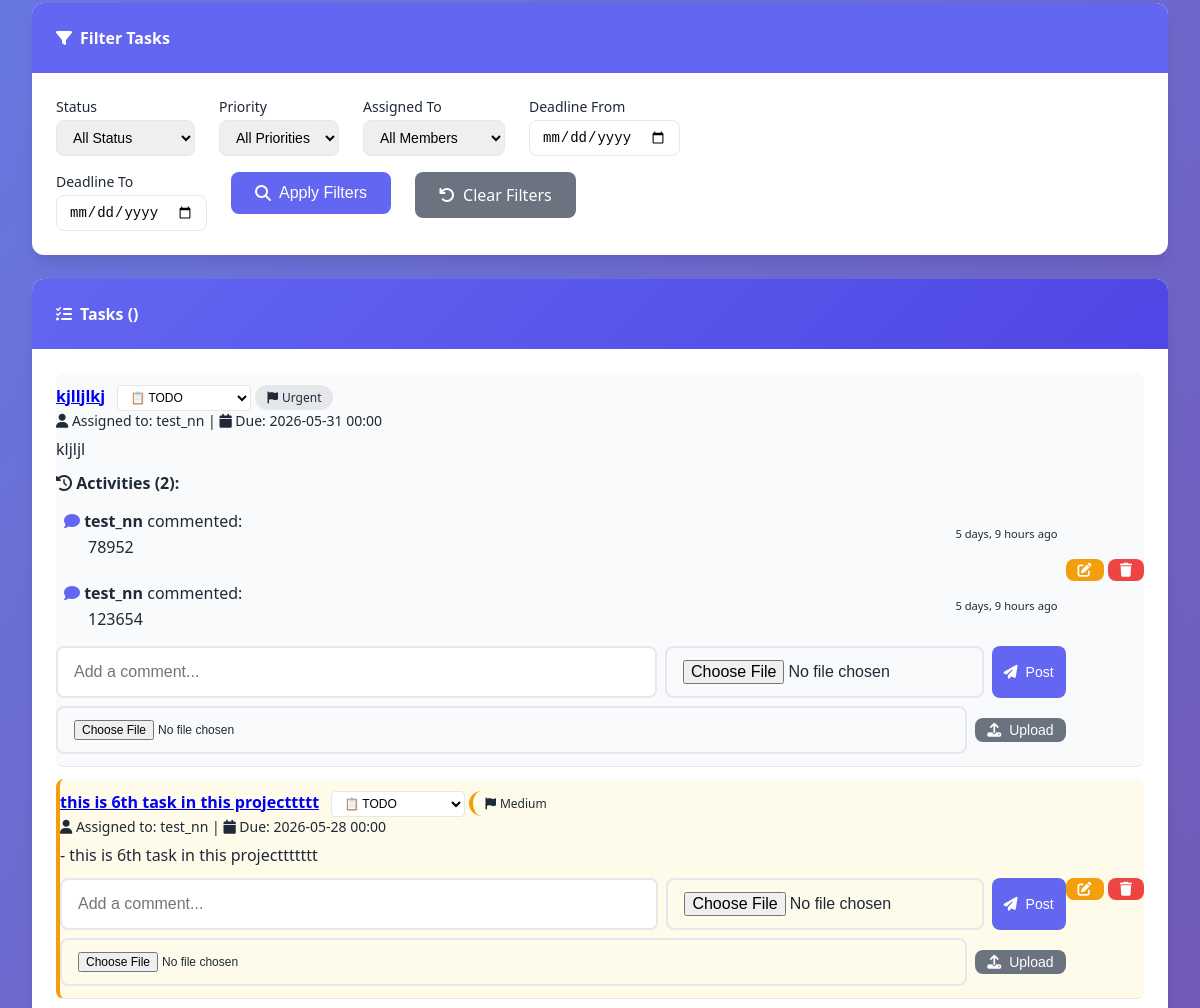
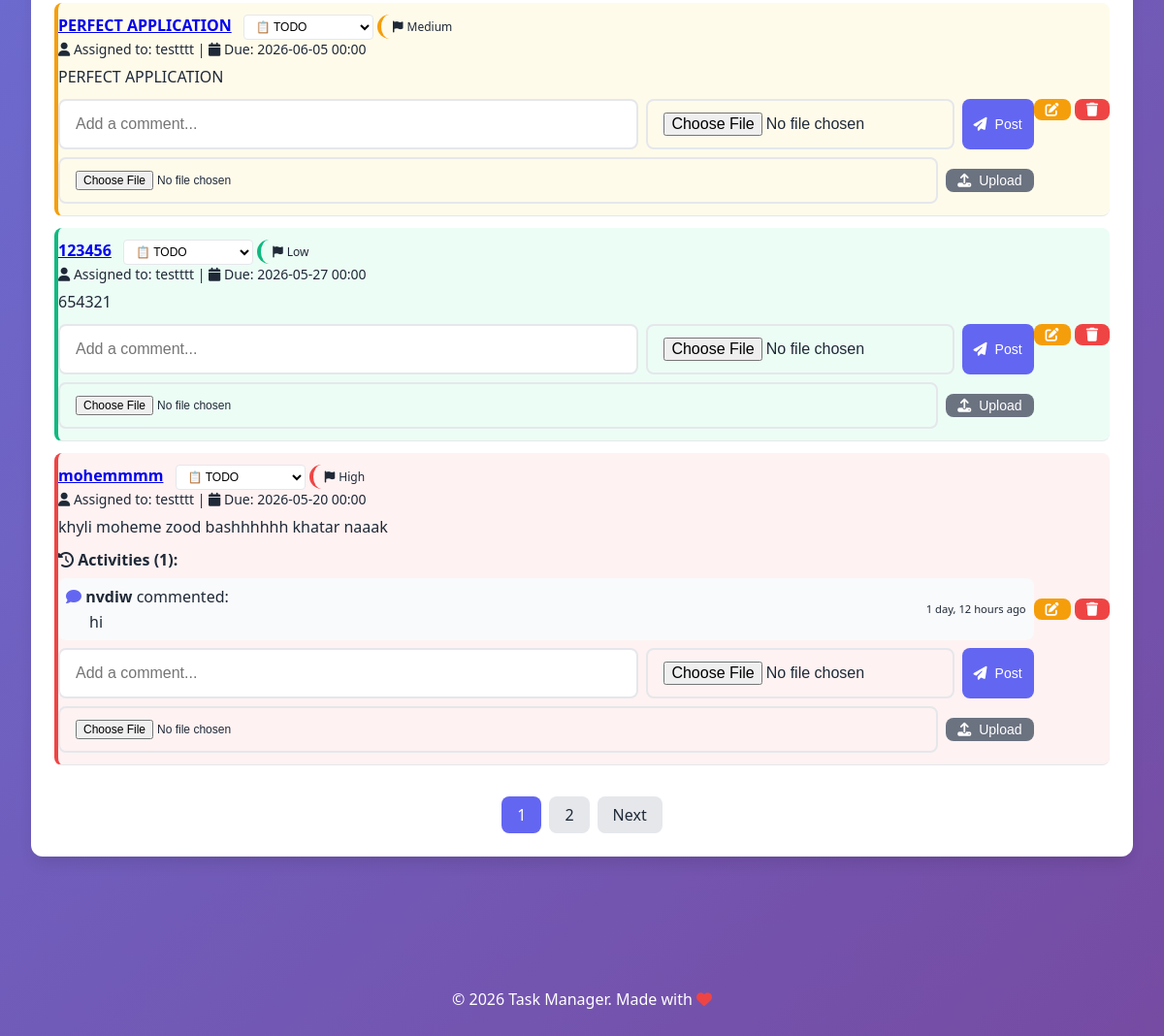
The page /projects/1/ (signed in, lower part) on the database as committed earlier (2 pictures, top to bottom).
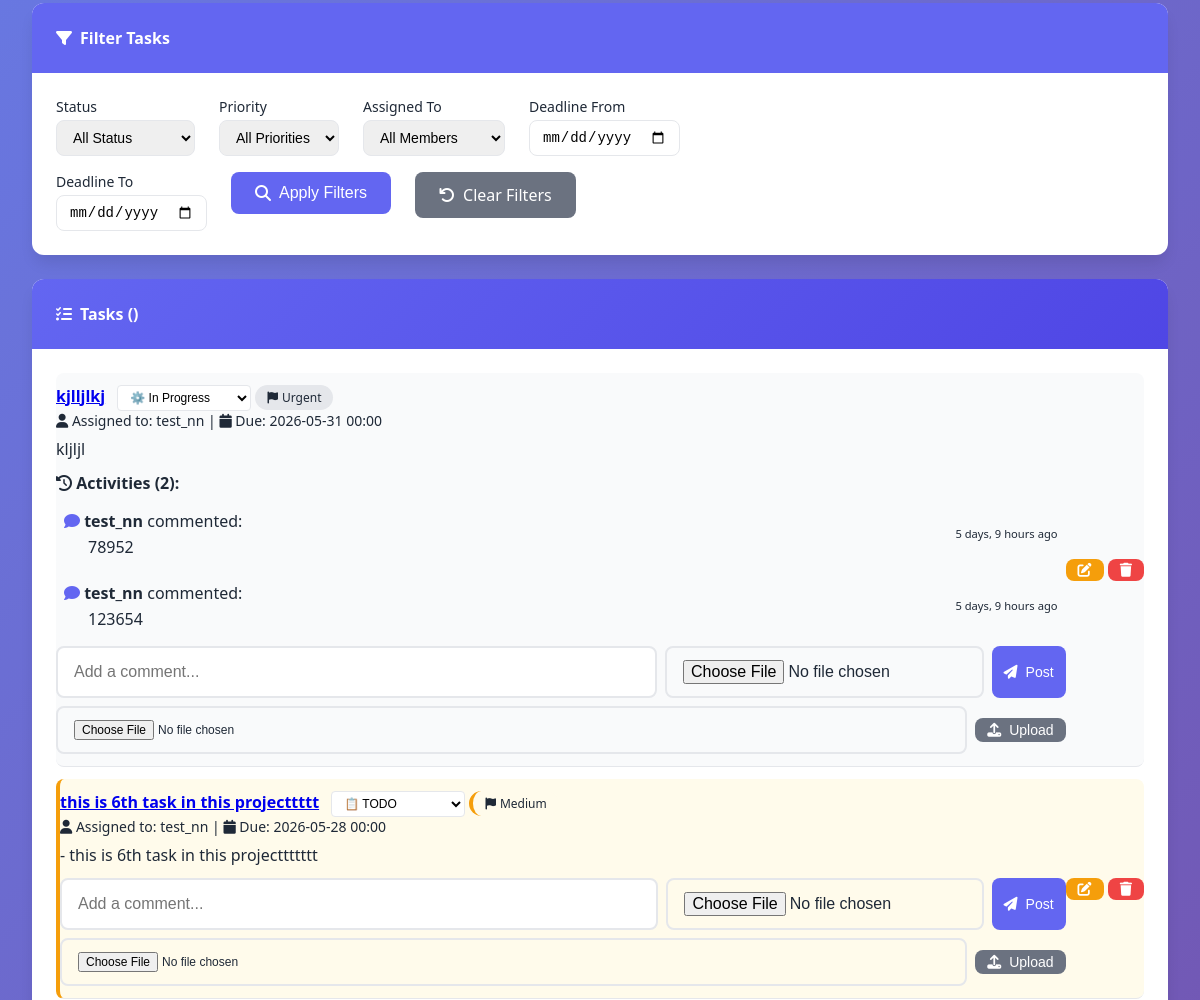
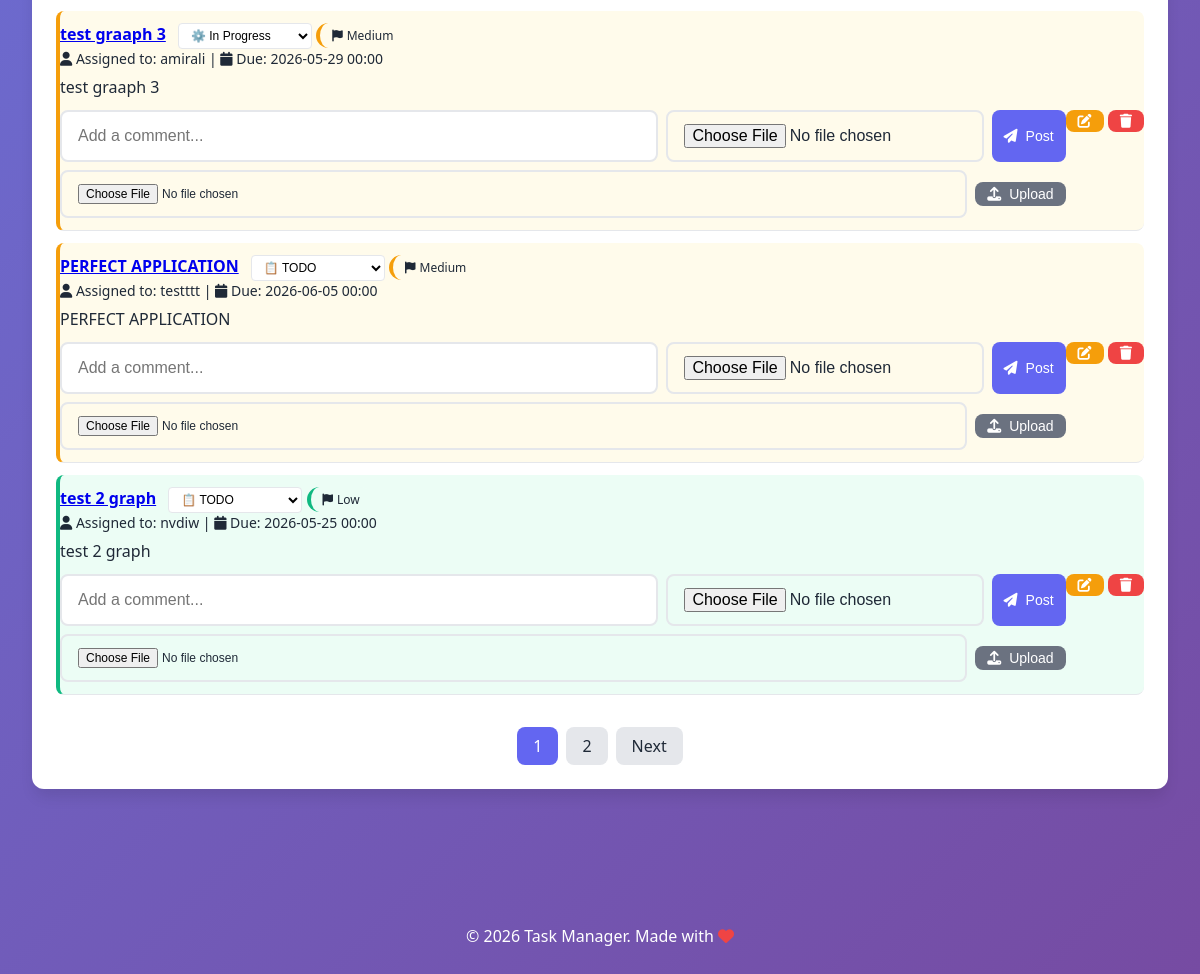
The same page on the database as committed later (2 pictures, top to bottom).
### tasks/models.py (models this page shows, shortened)
class Task(models.Model):
    class Status(models.TextChoices):
        TODO = 'TODO', 'To Do'
        IN_PROGRESS = 'IN_PROGRESS', 'In Progress'
        DONE = 'DONE', 'Done'
    class Priority(models.TextChoices):
        LOW = 'LOW', 'Low'
        MEDIUM = 'MEDIUM', 'Medium'
        HIGH = 'HIGH', 'High'
        URGENT = 'URGENT', 'Urgent'
    title = models.CharField(max_length=200, verbose_name="Task Title")
    description = models.TextField(verbose_name="Description", blank=True)
    project = models.ForeignKey(
        Project,
        on_delete=models.CASCADE,
        related_name='tasks',
        verbose_name="Related Project"
    )
    assigned_to = models.ForeignKey(
        User,
        on_delete=models.SET_NULL,
        null=True,
        blank=True,
        related_name='assigned_tasks',
        verbose_name="Assigned To"
    )
    created_by = models.ForeignKey(
        User,
        on_delete=models.CASCADE,
        related_name='created_tasks',
        verbose_name="Created By"
    )
    status = models.CharField(
        max_length=20,
        choices=Status.choices,
        default=Status.TODO,
        verbose_name="Status"
    )
    priority = models.CharField(
        max_length=20,
        choices=Priority.choices,
        default=Priority.MEDIUM,
        verbose_name="Priority"
    )
    deadline = models.DateTimeField(
        null=True,
        blank=True,
        verbose_name="Deadline"
    )
    created_at = models.DateTimeField(auto_now_add=True, verbose_name="Created At")
    updated_at = models.DateTimeField(auto_now=True, verbose_name="Last Updated")
    points_awarded = models.BooleanField(default=False)
    depends_on = models.ManyToManyField('self', symmetrical=False, blank=True, related_name='blocked_tasks')
    class Meta:
        verbose_name = "Task"
        verbose_name_plural = "Tasks"
        ordering = ['-priority', 'deadline']
    def get_activities(self):
        activities = []
        for comment in self.comments.all():
            activities.append({
                'type': 'comment',
                'date': comment.created_at,
                'data': comment,
                'author': comment.author,
                'text': comment.text
            })
        if hasattr(self, 'attachments'):
            for attachment in self.attachments.all():
                activities.append({
                    'type': 'attachment',
                    'date': attachment.uploaded_at,
                    'data': attachment,
                    'author': attachment.uploaded_by,
                    'filename': attachment.filename,
                    'file_url': attachment.file.url,
                    'file_size': attachment.file_size
                })
        activities.sort(key=lambda x: x['date'], reverse=True)
        return activities

class Comment(models.Model):
    task = models.ForeignKey(
        Task,
        on_delete=models.CASCADE,
        related_name='comments',
        verbose_name="Task"
    )
    author = models.ForeignKey(
        User,
        on_delete=models.CASCADE,
        related_name='comments',
        verbose_name="Author"
    )
    text = models.TextField(verbose_name="Comment Text")
    image = models.ImageField(upload_to='comment_images/%Y/%m/%d/', null=True, blank=True, verbose_name="Image")
    created_at = models.DateTimeField(auto_now_add=True, verbose_name="Created At")
    class Meta:
        verbose_name = "Comment"
        verbose_name_plural = "Comments"
        ordering = ['created_at']

### tasks/views.py (the view)
# urls.py: path('projects/<int:pk>/', views.project_detail, name='project_detail'),
@login_required
def project_detail(request, pk):
    project = get_object_or_404(Project, pk=pk)
    has_access = False
    if project.team:
        if request.user in project.team.members.all():
            has_access = True
    elif project.members.filter(id=request.user.id).exists():
        has_access = True
    if not has_access and request.user != project.created_by:
        messages.error(request, 'You do not have access to this project.')
        return redirect('tasks:project_list')
    status_filter = request.GET.get('status', '')
    priority_filter = request.GET.get('priority', '')
    assigned_filter = request.GET.get('assigned', '')
    deadline_from = request.GET.get('deadline_from', '')
    deadline_to = request.GET.get('deadline_to', '')
    assigned_username = ''
    if assigned_filter and assigned_filter != 'all' and assigned_filter != 'unassigned':
        try:
            assigned_user = User.objects.get(id=assigned_filter)
            assigned_username = assigned_user.username
        except User.DoesNotExist:
            assigned_username = ''
    tasks_list = project.tasks.all()
    if status_filter:
        tasks_list = tasks_list.filter(status=status_filter)
    if priority_filter:
        tasks_list = tasks_list.filter(priority=priority_filter)
    if assigned_filter and assigned_filter != 'all':
        if assigned_filter == 'unassigned':
            tasks_list = tasks_list.filter(assigned_to__isnull=True)
        else:
            tasks_list = tasks_list.filter(assigned_to__id=assigned_filter)
    if deadline_from:
        tasks_list = tasks_list.filter(deadline__gte=deadline_from)
    if deadline_to:
        tasks_list = tasks_list.filter(deadline__lte=deadline_to)
    for task in tasks_list:
        task.activities = task.get_activities()
    paginator = Paginator(tasks_list, 5)
    page_number = request.GET.get('page')
    tasks = paginator.get_page(page_number)
    users = project.members.all()
    context = {
        'project': project,
        'tasks': tasks,
        'users': users,
        'status_filter': status_filter,
        'priority_filter': priority_filter,
        'assigned_filter': assigned_filter,
        'assigned_username': assigned_username,
        'deadline_from': deadline_from,
        'deadline_to': deadline_to,
    }
    return render(request, 'tasks/project_detail.html', context)

### templates/tasks/project_detail.html (shortened to what the changed rows need)
{% extends 'base.html' %}
{% block content %}
<div class="card">
    <div class="card-body">
        {% if tasks %}
            {% for task in tasks %}
                <div id="task-{{ task.pk }}" class="task-item priority-{{ task.priority|lower }}">
                    <div style="flex: 1;">
                        <div>
                            <strong>
                                <a href="{% url 'tasks:task_edit' task.pk %}">{{ task.title }}</a>
                            </strong>
                            {% if user == task.assigned_to or user == project.created_by %}
                                <form method="post" action="{% url 'tasks:task_toggle_status' task.pk %}" style="display: inline-block; margin-left: 0.5rem;">
                                    <select name="status" class="form-select-sm" onchange="this.form.submit()">
                                        <option value="TODO" {% if task.status == 'TODO' %}selected{% endif %}>📋 TODO</option>
                                        <option value="IN_PROGRESS" {% if task.status == 'IN_PROGRESS' %}selected{% endif %}>⚙️ In Progress</option>
                                    </select>
                                </form>
                            {% else %}
                                <span class="status-badge status-{{ task.status|lower }}">
                                    <i class="fas fa-{% if task.status == 'TODO' %}circle{% elif task.status == 'IN_PROGRESS' %}spinner{% else %}check-circle{% endif %}"></i>
                                    {{ task.get_status_display }}
                                </span>
                            {% endif %}
                            <span class="badge priority-{{ task.priority|lower }}">
                                <i class="fas fa-flag"></i> {{ task.get_priority_display }}
                            </span>
                        </div>
                        <div class="text-muted" style="font-size: 0.875rem;">
                            <i class="fas fa-user"></i> Assigned to: {{ task.assigned_to.username|default:"Unassigned" }}
                            {% if task.deadline %}
                                | <i class="fas fa-calendar"></i> Due: {{ task.deadline|date:"Y-m-d H:i" }}
                            {% endif %}
                        </div>
                        {% if task.description %}
                            <div class="text-muted" style="margin-top: 0.5rem;">{{ task.description|truncatewords:15 }}</div>
                        {% endif %}
                        <div style="margin-top: 0.75rem;">
                            {% with activities=task.get_activities %}
                                {% if activities %}
                                    <div class="activities-list" style="margin-bottom: 0.5rem;">
                                        <strong><i class="fas fa-history"></i> Activities ({{ activities|length }}):</strong>
                                        <div style="margin-top: 0.5rem;">
                                            {% for activity in activities %}
                                                <div class="activity-item" style="background: var(--light); padding: 0.5rem; border-radius: 8px; margin-bottom: 0.5rem;">
                                                    <div style="display: flex; justify-content: space-between; align-items: center;">
                                                        <div>
                                                                {% if activity.type == 'comment' %}
                                                                <i class="fas fa-comment" style="color: #6366f1;"></i>
                                                                <strong>{{ activity.author.username }}</strong>
                                                                <span class="text-muted">commented:</span>
                                                                <p style="margin: 0.25rem 0 0 1.5rem;">{{ activity.text }}</p>
                                                            {% endif %}
                                                        </div>
                                                        <div class="text-muted" style="font-size: 0.7rem;">
                                                            {{ activity.date|timesince }} ago
                                                        </div>
                                                    </div>
                                                </div>
                                            {% endfor %}
                                        </div>
                                    </div>
                                {% endif %}
                            {% endwith %}
                            <form method="post" action="{% url 'tasks:comment_add' task.pk %}" enctype="multipart/form-data" style="margin-top: 0.5rem;">
                                <div style="display: flex; gap: 0.5rem; flex-wrap: wrap;">
                                    <input type="text" name="text" class="form-control" placeholder="Add a comment..." style="flex: 2; min-width: 150px;">
                                    <input type="file" name="image" class="form-control" accept="image/*" style="flex: 1; min-width: 120px;">
                                    <button type="submit" class="btn btn-primary btn-sm">
                                        <i class="fas fa-paper-plane"></i> Post
                                    </button>
                                </div>
                            </form>
                            <form method="post" action="{% url 'tasks:upload_attachment' task.pk %}" enctype="multipart/form-data" style="margin-top: 0.5rem; display: flex; gap: 0.5rem; align-items: center;">
                                <input type="file" name="file" class="form-control" style="flex: 1; font-size: 0.75rem;">
                                <button type="submit" class="btn btn-secondary btn-sm">
                                    <i class="fas fa-upload"></i> Upload
                                </button>
                            </form>
                        </div>
                    </div>
                    <div>
                        {% if user == project.created_by %}
                            <a href="{% url 'tasks:task_edit' task.pk %}" class="btn btn-warning btn-sm">
                                <i class="fas fa-edit"></i>
                            </a>
                            <a href="{% url 'tasks:task_delete' task.pk %}" class="btn btn-danger btn-sm" onclick="return confirm('Delete this task?')">
                                <i class="fas fa-trash"></i>
                            </a>
                        {% endif %}
                    </div>
                </div>
            {% endfor %}
            {% if tasks.has_other_pages %}
            <div class="pagination-container" style="margin-top: 2rem; text-align: center;">
                <div class="pagination" style="display: inline-flex; gap: 0.5rem; list-style: none; padding: 0;">
                    {% for num in tasks.paginator.page_range %}
                        {% if tasks.number == num %}
                            <span class="btn btn-secondary" style="padding: 0.5rem 1rem; background: var(--primary); color: white;">{{ num }}</span>
                        {% elif num > tasks.number|add:'-3' and num < tasks.number|add:'3' %}
                            <a href="?page={{ num }}" class="btn btn-primary" style="padding: 0.5rem 1rem;">{{ num }}</a>
                        {% endif %}
                    {% endfor %}
                    {% if tasks.has_next %}
                        <a href="?page={{ tasks.next_page_number }}" class="btn btn-primary" style="padding: 0.5rem 1rem;">
                            Next
                        </a>
                    {% endif %}
                </div>
            </div>
            {% endif %}
        {% else %}
            <div class="text-center" style="padding: 2rem;">
                <i class="fas fa-check-circle" style="font-size: 3rem; color: var(--gray);"></i>
                <p>No tasks yet. Click "Add New Task" to get started!</p>
            </div>
        {% endif %}
    </div>
</div>
{% endblock %}

Rows that differ between the two databases and show on the page:
no longer on this page (row unchanged): Task: title "123456", status "📋 TODO", priority "Low", assigned_to.username "testttt", deadline "2026-05-27 00:00", description "654321"
no longer on this page (row unchanged): Task: title "mohemmmm", status "📋 TODO", priority "High", assigned_to.username "testttt", deadline "2026-05-20 00:00", description "khyli moheme zood bashhhhhh khatar naaak", get_activities|length "1"
no longer on this page (row unchanged): Comment: author.username "nvdiw", text "hi", date "1 day, 12 hours", shown under "mohemmmm"
changed Task "kjlljlkj": status "📋 TODO" → "⚙️ In Progress"
added Task: title "test graaph 3", status "⚙️ In Progress", priority "Medium", assigned_to.username "amirali", deadline "2026-05-29 00:00", description "test graaph 3"
added Task: title "test 2 graph", status "📋 TODO", priority "Low", assigned_to.username "nvdiw", deadline "2026-05-25 00:00", description "test 2 graph"
